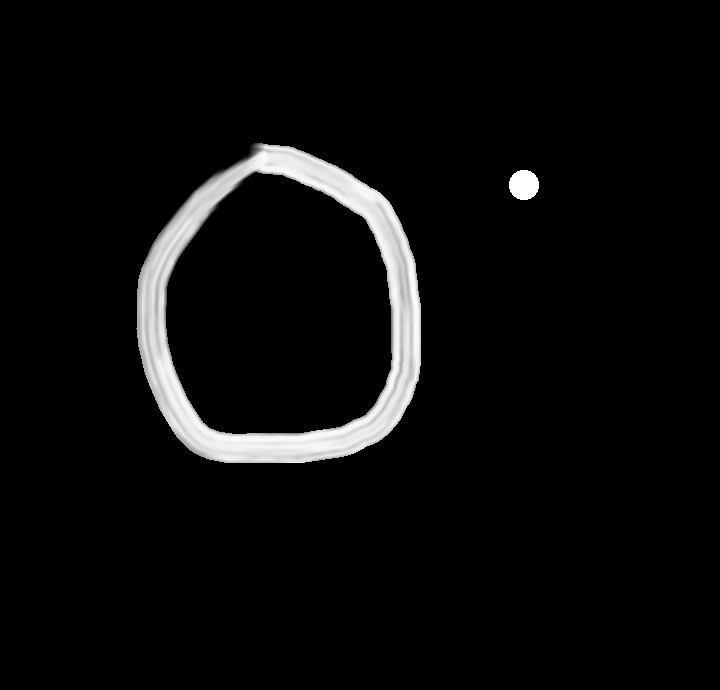
#> input picture captured_images/0/0.png, 720 x 690 px; its folder holds only this picture in this run
$ jupyter execute --allow-errors Untitled.ipynb   (shell and % lines are left out)
#> lines starting #> are read from the running program, lines starting #| are printed output that depends on the picture
# Screen Capture

[cell 1]
import pyscreenshot as ImageGrab
import time

[cell 2]
def one_time():
        image_folder ="capture_images/0/"
        for i in range(0,100):
            time.sleep(5)
            im = ImageGrab.grab(bbox=(80, 260, 800, 950))
            print("saved........")
            im.save(image_folder+str(i)+'.png')
            print("clear screen and redraw agian...........")

# Generate Dataset

[cell 3]
import cv2
import csv
import glob

header  =["label"]
for i in range(0,784):
   header.append("pixel"+str(i))
with open('dataset.csv', 'a') as f:
   writer = csv.writer(f)
   writer.writerow(header)

for label in range(10):
   dirList = glob.glob("captured_images/"+str(label)+"/*.png")

   for img_path in dirList:
       im= cv2.imread(img_path)
#> im is the input picture: shape (690, 720, 3); min 0, max 255, mean 11.4
       im_gray = cv2.cvtColor(im,cv2.COLOR_BGR2GRAY)
       im_gray = cv2.GaussianBlur(im_gray,(15,15), 0)
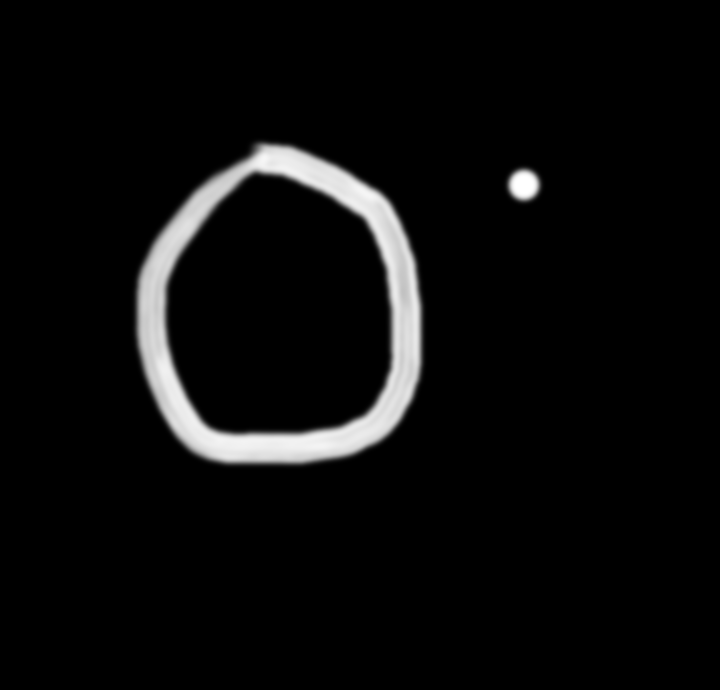
#> im_gray: shape (690, 720); min 0, max 255, mean 11.4
       roi= cv2.resize(im_gray,(28,28), interpolation=cv2.INTER_AREA)
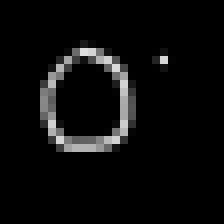
#> roi: shape (28, 28) (shown 8 times larger); min 0, max 222, mean 11.4

       data=[]
       data.append(label)
       rows, cols = roi.shape
#> rows = 28; cols = 28

       ## Fill the data array with pixels one by one.
       for i in range(rows):
           for j in range(cols):
               k =roi[i,j]
               if k>100:
                   k=1
               else:
                   k=0
               data.append(k)
#> after the loop, data = 785 values, max 1 at index 178, min 0 at index 0, mean 0.0561
       with open('dataset.csv', 'a') as f:
           writer = csv.writer(f)
           writer.writerow(data)
#> pass 2 of the loop `for label in range(10):`:
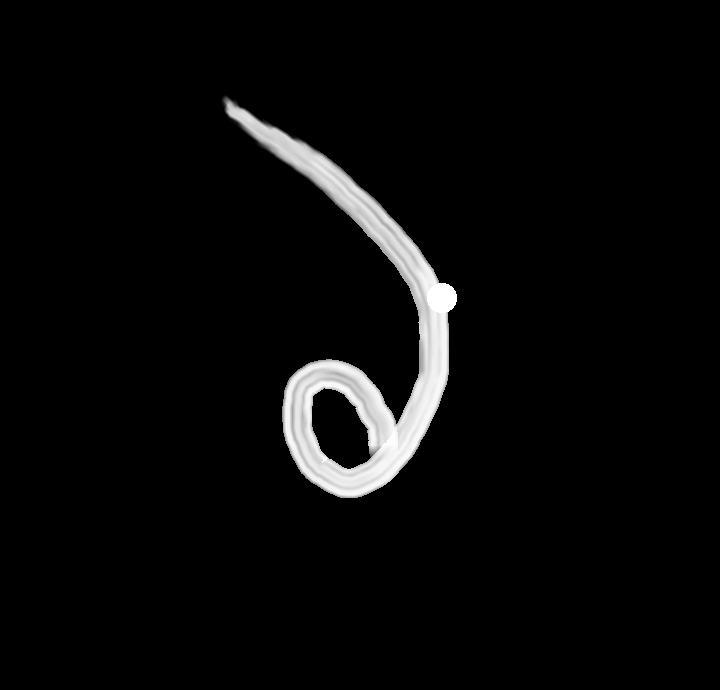
#> input picture captured_images/1/0.png, 720 x 690 px
#> im is the input picture: shape (690, 720, 3); min 0, max 255, mean 9.5
#> `roi= cv2.resize(im_gray,(28,28), interpolation=cv2.INTER_AREA)`:
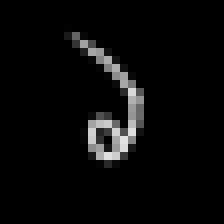
#> roi: shape (28, 28) (shown 8 times larger); min 0, max 226, mean 9.5
#> after the loop `for i in range(rows):`: data = 785 values, max 1 at index 0, min 0 at index 1, mean 0.0497
